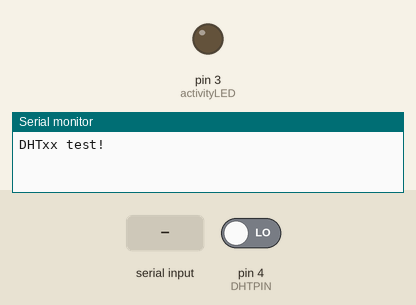
The sketch below on a simulated Arduino Uno, built with avr-gcc and run on an emulated ATmega328P. On the bench: output pins drawn as LEDs (lit = HIGH), the last lines printed to the serial monitor. The inputs (shaded band) are chosen by the test bench; at power-on: pin 4 (DHTPIN) LOW.

Above: at 3.2 s.
3.3 s: "H" received over Serial
At 3.43 s:
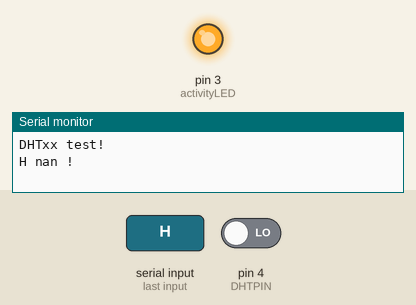
4.8 s: "h" received over Serial
6.3 s: "T" received over Serial
At 7.8 s:
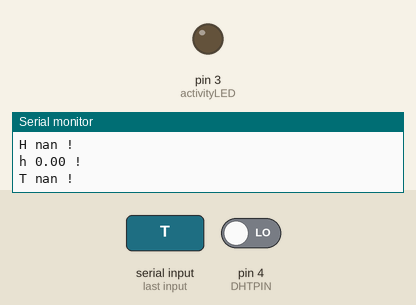
Timing chart, 0 to 9.3 s (numbered marks = the images above; inputs shaded):
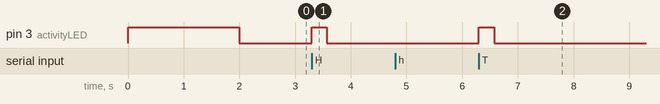

The sketch:

sketch.ino
```cpp
// Example testing sketch for various DHT humidity/temperature sensors
// Written by ladyada, public domain

// Dewpoint:  http://www.dpcalc.org

#include <DHT.h>

#define DHTPIN 4     // what pin we're connected to
#define activityLED 3

// Uncomment whatever type you're using!
//#define DHTTYPE DHT11   // DHT 11
#define DHTTYPE DHT22   // DHT 22  (AM2302) purchased JAN2015
//#define DHTTYPE DHT21   // DHT 21 (AM2301)

// Connect pin 1 (on the left) of the sensor to +5V
// NOTE: If using a board with 3.3V logic like an Arduino Due connect pin 1
// to 3.3V instead of 5V!
// Connect pin 2 of the sensor to whatever your DHTPIN is
// Connect pin 4 (on the right) of the sensor to GROUND
// Connect a 10K resistor from pin 2 (data) to pin 1 (power) of the sensor

// Initialize DHT sensor for normal 16mhz Arduino
DHT dht(DHTPIN, DHTTYPE);
// NOTE: For working with a faster chip, like an Arduino Due or Teensy, you
// might need to increase the threshold for cycle counts considered a 1 or 0.
// You can do this by passing a 3rd parameter for this threshold.  It's a bit
// of fiddling to find the right value, but in general the faster the CPU the
// higher the value.  The default for a 16mhz AVR is a value of 6.  For an
// Arduino Due that runs at 84mhz a value of 30 works.
// Example to initialize DHT sensor for Arduino Due:
//DHT dht(DHTPIN, DHTTYPE, 30);


const int NUM_SAMPLES = 5;  // number of measurements used for one result

// *** declare variables
float ReturnedValue = 0.0;
float t = 0;
float h = 0;
byte ActionRequest;

void setup() {
  pinMode(activityLED, OUTPUT);   // An LED to signal activity
  digitalWrite(activityLED, HIGH);
  delay(2000);
  Serial.begin(9600);
  Serial.println("DHTxx test!");
  dht.begin();
  digitalWrite(activityLED, LOW);
}

int serialRX()
{
  // read a a byte from the serialbuffer
  return Serial.read();
}

void loop() {
  if (Serial.available() > 0)
  {
    digitalWrite(activityLED, HIGH);  // signal activity detected

    ActionRequest = serialRX();                 // See what the input is

    Serial.print((char)ActionRequest);          // Signal start of telegram
    Serial.print(" ");                // Delimiter
    switch (ActionRequest)
    {
      case 'H':
      case 'h':
        ReturnedValue = dht.readHumidity();
        Serial.print(ReturnedValue);        // AverageValue
        break;
      case 'T':
      case 't':
        ReturnedValue = dht.readTemperature();
        Serial.print(ReturnedValue);        // AverageValue
        break;
      case 'D':
      case 'd':
        ReturnedValue = dht.computeDewPoint( dht.readTemperature(), dht.readHumidity() );
        Serial.print(ReturnedValue);        // AverageValue
        break;
      case 'R':
      case 'r':
        h = dht.readHumidity();
        t = dht.readTemperature();
        Serial.print(h);
        Serial.print(", ");
        Serial.print(t);
        Serial.print(", ");
        ReturnedValue = dht.computeDewPoint( t, h );
        Serial.print(ReturnedValue);        // AverageValue
        Serial.print(", ");
        ReturnedValue = dht.computeDewPoint2( t, h );
        Serial.print(ReturnedValue);        // AverageValue
        break;
      default:
        Serial.print("NaN");          // Invalid ActionRequest returns `NaN`
    }
    Serial.println(" !");             // Signal end of telegram

    digitalWrite(activityLED, LOW);   // end of activity
  }
}
```

DHT.cpp
```cpp
// (licence header left out)
#include "DHT.h"

DHT::DHT(uint8_t pin, uint8_t type, uint8_t count) {
  _pin = pin;
  _type = type;
  _count = count;
  firstreading = true;
}

void DHT::begin(void) {
  // set up the pins!
  pinMode(_pin, INPUT);
  digitalWrite(_pin, HIGH);
  _lastreadtime = 0;
}

float DHT::readTemperature(void) {
  float f;

  if (read()) {
    switch (_type) {
    case DHT11:
      f = data[2];
      break;
    case DHT22:
    case DHT21:
      f = data[2] & 0x7F;
      f *= 256;
      f += data[3];
      f *= 0.10;
      if (data[2] & 0x80)
      {
         f *= -1;
      }
      break;
    }
    f *= DHT_gain;
    f += DHT_offset;
    return f;
  }
  return NAN;
}

float DHT::convertCtoF(float c) {
  return c * 1.8 + 32;
}

float DHT::convertFtoC(float f) {
  return (f - 32) * 0.55555556;
}

float DHT::readHumidity(void) {
  float f;
  if (read()) {
    switch (_type) {
    case DHT11:
      f = data[0];
      break;
    case DHT22:
    case DHT21:
      f = data[0];
      f *= 256;
      f += data[1];
      f *= 0.10;
      break;
    }
    return f;
  }
  return NAN;
}

float DHT::computeHeatIndex(float tempCelsius, float percentHumidity) {
  float t = convertCtoF(tempCelsius);
  float rh = percentHumidity;
  float hi = -100.0;
  float adj = 0.0;

  /*  Source: http://www.hpc.ncep.noaa.gov/html/heatindex_equation.shtml
  The Heat Index Equation

  The computation of the heat index is a refinement of a result obtained by
  multiple regression analysis carried out by Lans P. Rothfusz and described in a
  1990 National Weather Service (NWS) Technical Attachment (SR 90-23).
  */
  /*
  The Rothfusz regression is not appropriate when conditions of temperature and
  humidity warrant a heat index value below about 80 degrees F. In those cases, a
  simpler formula is applied to calculate values consistent with Steadman's
  results:

  HI = 0.5 * {T + 61.0 + [(T-68.0)*1.2] + (RH*0.094)}
  */

  hi = rh * 0.094;
  hi += ((t - 68.0) * 1.2);
  hi += 61.0;
  hi +=  t;
  hi *= 0.5;

  /*
  In practice, the simple formula is computed first and the result averaged with
  the temperature. If this heat index value is 80 degrees F or higher, the full
  regression equation along with any adjustment as described below is applied. The
  Rothfusz regression is not valid for extreme temperature and relative humidity
  conditions beyond the range of data considered by Steadman.
  */

  hi = ((hi + t) * 0.5);
  if (hi >= 80.0)
  {
    /*
    The regression equation of Rothfusz is:

    HI = -42.379 + 2.04901523*T + 10.14333127*RH - .22475541*T*RH - .00683783*T*T
    - .05481717*RH*RH + .00122874*T*T*RH + .00085282*T*RH*RH - .00000199*T*T*RH*RH

    where T is temperature in degrees F and RH is relative humidity in percent.  HI
    is the heat index expressed as an apparent temperature in degrees F.
    */

    hi = -42.379;
    hi += 2.04901523 * t;
    hi += 10.14333127 * rh;
    hi -= 0.22475541 * t * rh;
    hi -= 0.00683783 * t * t;
    hi -= 0.05481717 * rh * rh;
    hi += 0.00122874 * t * t * rh;
    hi += 0.00085282 * t * rh * rh;
    hi -= 0.00000199 * t * t * rh * rh;

    /*
    If the RH is less than 13% and the temperature is between 80 and 112 degrees F,
    then the following adjustment is subtracted from HI:

    ADJUSTMENT = [(13-RH)/4]*SQRT{[17-ABS(T-95.)]/17}

    where ABS and SQRT are the absolute value and square root functions,
    respectively.
    */

    if ((rh < 13.0) && (t >= 80.0) && (t <= 112.0))
    {
      adj = abs(t - 95.0);
      adj = (17.0 - adj);
      adj *= 0.05882352941; // 1/17
      adj = sqrt(adj);
      adj *= ((13.0 - rh) * 0.25);
    }

    /*
    On the other hand, if the RH is greater than 85% and the
    temperature is between 80 and 87 degrees F, then the following adjustment is
    added to HI:

    ADJUSTMENT = [(RH-85)/10] * [(87-T)/5]
    */

    if ((rh > 85.0) && (t >= 80.0) && (t <= 87.0))
    {
      adj = (rh - 85.0) * 0.10;
      adj *= ((87.0 - t) * 0.2);
    }

    hi += adj;
  }

  return convertFtoC(hi);
}

float DHT::computeDewPoint(float tempCelsius, float percentHumidity) {
  // Source: http://nl.wikipedia.org/wiki/Dauwpunt
  float alpha = 17.271;
  float beta = 237.7; //degC
  float gamma = (alpha * tempCelsius) / (beta + tempCelsius) + log(percentHumidity * 0.01);
  return (beta * gamma) / (alpha - gamma);
}

float DHT::computeDewPoint2(float tempCelsius, float percentHumidity) {
  /*
  reference: http://wahiduddin.net/calc/density_algorithms.htm
  _
  USER_DEV:[GULIB.THERMOSRC]DWPT_TG.FOR;1
  _
        FUNCTION DWPT(T,RH)
  _
  C       INCLUDE 'LIB_DEV:[GUDOC]EDFVAXBOX.FOR/LIST'
  C       Baker, Schlatter  17-MAY-1982     Original version.
  _
  C   THIS FUNCTION RETURNS THE DEW POINT (CELSIUS) GIVEN THE TEMPERATURE
  C   (CELSIUS) AND RELATIVE HUMIDITY (%). THE FORMULA IS USED IN THE
  C   PROCESSING OF U.S. RAWINSONDE DATA AND IS REFERENCED IN PARRY, H.
  C   DEAN, 1969: "THE SEMIAUTOMATIC COMPUTATION OF RAWINSONDES,"
  C   TECHNICAL MEMORANDUM WBTM EDL 10, U.S. DEPARTMENT OF COMMERCE,
  C   ENVIRONMENTAL SCIENCE SERVICES ADMINISTRATION, WEATHER BUREAU,
  C   OFFICE OF SYSTEMS DEVELOPMENT, EQUIPMENT DEVELOPMENT LABORATORY,
  C   SILVER SPRING, MD (OCTOBER), PAGE 9 AND PAGE II-4, LINE 460.
  _
        X = 1.-0.01*RH
  _
  C   COMPUTE DEW POINT DEPRESSION.
  _
        DPD =(14.55+0.114*T)*X+((2.5+0.007*T)*X)**3+(15.9+0.117*T)*X**14
        DWPT = T-DPD
        RETURN
        END
  _
   TEMP  REL.HUM.   TD
   ----  -------- ------
    35    75.46   30.14
    25    38.77    9.93
     0    31.18  -15.19
    20    12.22  -10.16
    30    89.09   28.01
  */
  float inverseHumidity = 1 - 0.01 * percentHumidity;
  float intermediate = 0.0;
  intermediate = (14.55 + 0.114 * tempCelsius) * inverseHumidity;
  intermediate += pow(((2.5 + 0.007 * tempCelsius) * inverseHumidity), 3);
  intermediate += (15.9 + 0.117 * tempCelsius) * pow(inverseHumidity, 14);
  return (tempCelsius - intermediate);
}

boolean DHT::read(void) {
  uint8_t laststate = HIGH;
  uint8_t counter = 0;
  uint8_t j = 0, i;
  unsigned long currenttime;

  // Check if sensor was read less than two seconds ago and return early
  // to use last reading.
  currenttime = millis();
  if (currenttime < _lastreadtime) {
    // ie there was a rollover
    _lastreadtime = 0;
  }
  if (!firstreading && ((currenttime - _lastreadtime) < 2000)) {
    return true; // return last correct measurement
    //delay(2000 - (currenttime - _lastreadtime));
  }
  firstreading = false;
  /*
    Serial.print("Currtime: "); Serial.print(currenttime);
    Serial.print(" Lasttime: "); Serial.print(_lastreadtime);
  */
  _lastreadtime = millis();

  data[0] = data[1] = data[2] = data[3] = data[4] = 0;

  // pull the pin high and wait 250 milliseconds
  digitalWrite(_pin, HIGH);
  delay(250);

  // now pull it low for ~20 milliseconds
  pinMode(_pin, OUTPUT);
  digitalWrite(_pin, LOW);
  delay(20);
  noInterrupts();
  digitalWrite(_pin, HIGH);
  delayMicroseconds(40);
  pinMode(_pin, INPUT);

  // read in timings
  for ( i=0; i < MAXTIMINGS; i++) {
    counter = 0;
    while (digitalRead(_pin) == laststate) {
      counter++;
      delayMicroseconds(1);
      if (counter == 255) {
        break;
      }
    }
    laststate = digitalRead(_pin);

    if (counter == 255) break;

    // ignore first 3 transitions
    if ((i >= 4) && (i%2 == 0)) {
      // shove each bit into the storage bytes
      data[j/8] <<= 1;
      if (counter > _count)
        data[j/8] |= 1;
      j++;
    }

  }

  interrupts();

  /*
  Serial.println(j, DEC);
  Serial.print(data[0], HEX); Serial.print(", ");
  Serial.print(data[1], HEX); Serial.print(", ");
  Serial.print(data[2], HEX); Serial.print(", ");
  Serial.print(data[3], HEX); Serial.print(", ");
  Serial.print(data[4], HEX); Serial.print(" =? ");
  Serial.println(data[0] + data[1] + data[2] + data[3], HEX);
  */

  // check we read 40 bits and that the checksum matches
  if ((j >= 40) &&
      (data[4] == ((data[0] + data[1] + data[2] + data[3]) & 0xFF)) ) {
    return true;
  }

  return false;

}
```

DHT.cpp
```cpp
// (licence header left out)
#include "DHT.h"

DHT::DHT(uint8_t pin, uint8_t type, uint8_t count) {
  _pin = pin;
  _type = type;
  _count = count;
  firstreading = true;
}

void DHT::begin(void) {
  // set up the pins!
  pinMode(_pin, INPUT);
  digitalWrite(_pin, HIGH);
  _lastreadtime = 0;
}

//boolean S == Scale.  True == Farenheit; False == Celcius
float DHT::readTemperature(bool S) {
  float f;

  if (read()) {
    switch (_type) {
    case DHT11:
      f = data[2];
      if(S)
        f = convertCtoF(f);

      return f;
    case DHT22:
    case DHT21:
      f = data[2] & 0x7F;
      f *= 256;
      f += data[3];
      f /= 10;
      if (data[2] & 0x80)
         f *= -1;
      if(S)
         f = convertCtoF(f);

      return f;
    }
  }
  return NAN;
}

float DHT::convertCtoF(float c) {
  return c * 9 / 5 + 32;
}

float DHT::convertFtoC(float f) {
  return (f - 32) * 5 / 9;
}

float DHT::readHumidity(void) {
  float f;
  if (read()) {
    switch (_type) {
    case DHT11:
      f = data[0];
      return f;
    case DHT22:
    case DHT21:
      f = data[0];
      f *= 256;
      f += data[1];
      f /= 10;
      return f;
    }
  }
  return NAN;
}

float DHT::computeHeatIndexF(float tempFahrenheit, float percentHumidity) {
  // Adapted from equation at: https://github.com/adafruit/DHT-sensor-library/issues/9 and
  // Wikipedia: http://en.wikipedia.org/wiki/Heat_index
  // NOAA: http://www.wpc.ncep.noaa.gov/html/heatindex_equation.shtml
  return -42.379 +
           2.04901523 * tempFahrenheit +
          10.14333127 * percentHumidity +
          -0.22475541 * tempFahrenheit*percentHumidity +
          -0.00683783 * pow(tempFahrenheit, 2) +
          -0.05481717 * pow(percentHumidity, 2) +
           0.00122874 * pow(tempFahrenheit, 2) * percentHumidity +
           0.00085282 * tempFahrenheit*pow(percentHumidity, 2) +
          -0.00000199 * pow(tempFahrenheit, 2) * pow(percentHumidity, 2);
}

float DHT::computeHeatIndexC(float tempCelsius, float percentHumidity) {
  return -8.784695 +
          1.61139411 * tempCelsius +
          2.33854900 * percentHumidity +
         -0.14611605 * tempCelsius*percentHumidity +
         -0.01230809 * pow(tempCelsius, 2) +
         -0.01642482 * pow(percentHumidity, 2) +
          0.00221173 * pow(tempCelsius, 2) * percentHumidity +
          0.00072546 * tempCelsius * pow(percentHumidity, 2) +
         -0.00000358 * pow(tempCelsius, 2) * pow(percentHumidity, 2);
}

float DHT::computeDewPoint(float tempCelsius, float percentHumidity) {
  // Source: http://nl.wikipedia.org/wiki/Dauwpunt
  float alpha = 17.271;
  float beta = 237.7; //degC
  float gamma = (alpha * tempCelsius)/(beta + tempCelsius) + log(percentHumidity/100);
  return (beta * gamma)/(alpha - gamma);
}

float DHT::computeDewPoint2(float tempCelsius, float percentHumidity) {
  /*
  reference: http://wahiduddin.net/calc/density_algorithms.htm
  _
  USER_DEV:[GULIB.THERMOSRC]DWPT_TG.FOR;1
  _
        FUNCTION DWPT(T,RH)
  _
  C       INCLUDE 'LIB_DEV:[GUDOC]EDFVAXBOX.FOR/LIST'
  C       Baker, Schlatter  17-MAY-1982     Original version.
  _
  C   THIS FUNCTION RETURNS THE DEW POINT (CELSIUS) GIVEN THE TEMPERATURE
  C   (CELSIUS) AND RELATIVE HUMIDITY (%). THE FORMULA IS USED IN THE
  C   PROCESSING OF U.S. RAWINSONDE DATA AND IS REFERENCED IN PARRY, H.
  C   DEAN, 1969: "THE SEMIAUTOMATIC COMPUTATION OF RAWINSONDES,"
  C   TECHNICAL MEMORANDUM WBTM EDL 10, U.S. DEPARTMENT OF COMMERCE,
  C   ENVIRONMENTAL SCIENCE SERVICES ADMINISTRATION, WEATHER BUREAU,
  C   OFFICE OF SYSTEMS DEVELOPMENT, EQUIPMENT DEVELOPMENT LABORATORY,
  C   SILVER SPRING, MD (OCTOBER), PAGE 9 AND PAGE II-4, LINE 460.
  _
        X = 1.-0.01*RH
  _
  C   COMPUTE DEW POINT DEPRESSION.
  _
        DPD =(14.55+0.114*T)*X+((2.5+0.007*T)*X)**3+(15.9+0.117*T)*X**14
        DWPT = T-DPD
        RETURN
        END
  _
   TEMP  REL.HUM.   TD
   ----  -------- ------
    35    75.46   30.14
    25    38.77    9.93
     0    31.18  -15.19
    20    12.22  -10.16
    30    89.09   28.01
  */
  float inverseHumidity = 1 - 0.01 * percentHumidity;
  float intermediate = 0.0;
  intermediate = (14.55 + 0.114 * tempCelsius) * inverseHumidity;
  intermediate += pow(((2.5 + 0.007 * tempCelsius) * inverseHumidity), 3);
  intermediate += (15.9 + 0.117 * tempCelsius) * pow(inverseHumidity, 14);
  return (tempCelsius - intermediate);
}

boolean DHT::read(void) {
  uint8_t laststate = HIGH;
  uint8_t counter = 0;
  uint8_t j = 0, i;
  unsigned long currenttime;

  // Check if sensor was read less than two seconds ago and return early
  // to use last reading.
  currenttime = millis();
  if (currenttime < _lastreadtime) {
    // ie there was a rollover
    _lastreadtime = 0;
  }
  if (!firstreading && ((currenttime - _lastreadtime) < 2000)) {
    return true; // return last correct measurement
    //delay(2000 - (currenttime - _lastreadtime));
  }
  firstreading = false;
  /*
    Serial.print("Currtime: "); Serial.print(currenttime);
    Serial.print(" Lasttime: "); Serial.print(_lastreadtime);
  */
  _lastreadtime = millis();

  data[0] = data[1] = data[2] = data[3] = data[4] = 0;

  // pull the pin high and wait 250 milliseconds
  digitalWrite(_pin, HIGH);
  delay(250);

  // now pull it low for ~20 milliseconds
  pinMode(_pin, OUTPUT);
  digitalWrite(_pin, LOW);
  delay(20);
  noInterrupts();
  digitalWrite(_pin, HIGH);
  delayMicroseconds(40);
  pinMode(_pin, INPUT);

  // read in timings
  for ( i=0; i< MAXTIMINGS; i++) {
    counter = 0;
    while (digitalRead(_pin) == laststate) {
      counter++;
      delayMicroseconds(1);
      if (counter == 255) {
        break;
      }
    }
    laststate = digitalRead(_pin);

    if (counter == 255) break;

    // ignore first 3 transitions
    if ((i >= 4) && (i%2 == 0)) {
      // shove each bit into the storage bytes
      data[j/8] <<= 1;
      if (counter > _count)
        data[j/8] |= 1;
      j++;
    }

  }

  interrupts();

  /*
  Serial.println(j, DEC);
  Serial.print(data[0], HEX); Serial.print(", ");
  Serial.print(data[1], HEX); Serial.print(", ");
  Serial.print(data[2], HEX); Serial.print(", ");
  Serial.print(data[3], HEX); Serial.print(", ");
  Serial.print(data[4], HEX); Serial.print(" =? ");
  Serial.println(data[0] + data[1] + data[2] + data[3], HEX);
  */

  // check we read 40 bits and that the checksum matches
  if ((j >= 40) &&
      (data[4] == ((data[0] + data[1] + data[2] + data[3]) & 0xFF)) ) {
    return true;
  }


  return false;

}
```

Source omitted: DHT.cpp (8434 bytes)

Measured:
- after the input at 3.3 s, pin 3 (activityLED): LOW → HIGH at once, → LOW 0.27 s later
- after the input at 6.3 s, pin 3 (activityLED): LOW → HIGH at once, → LOW 0.27 s later
